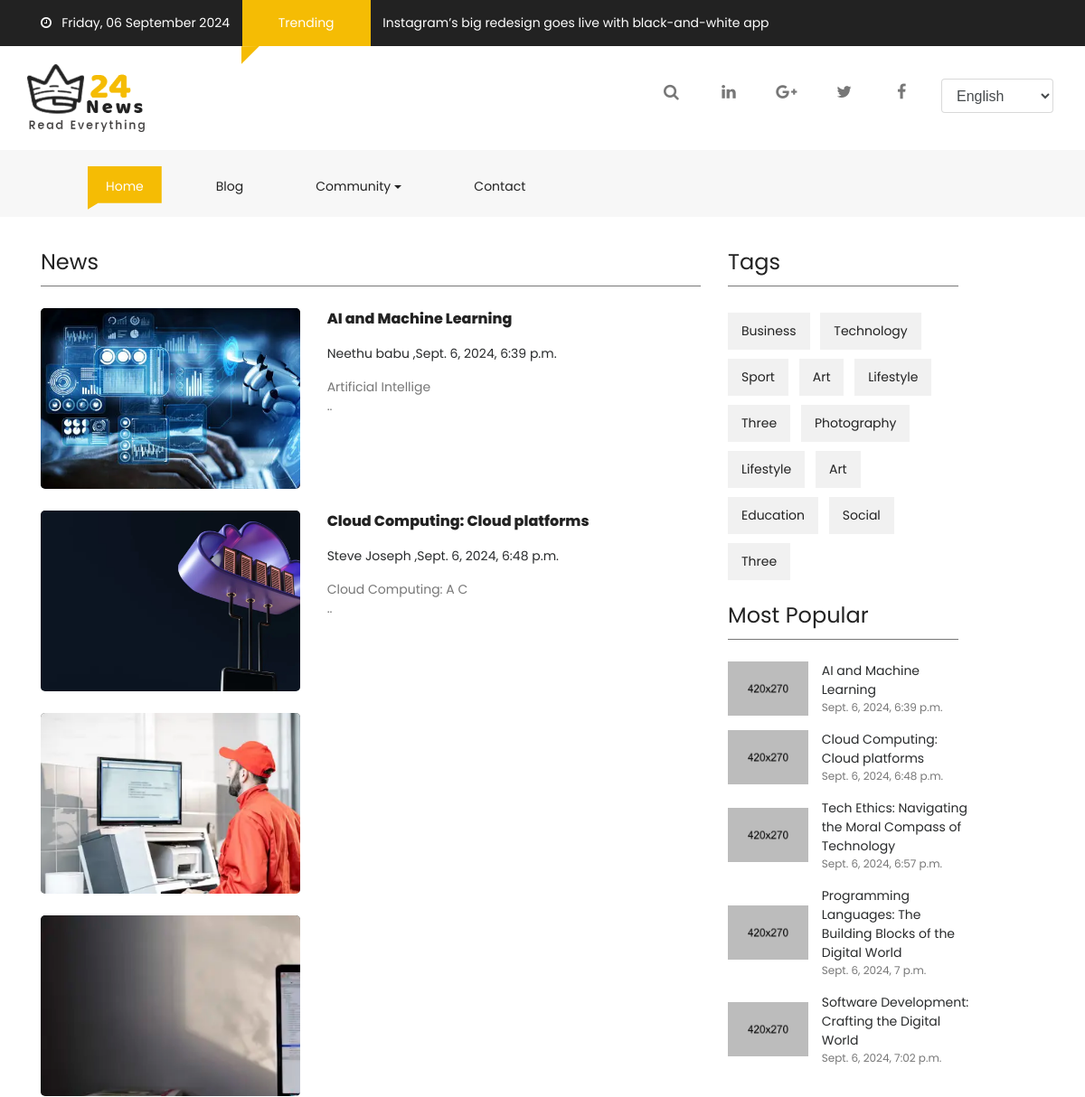
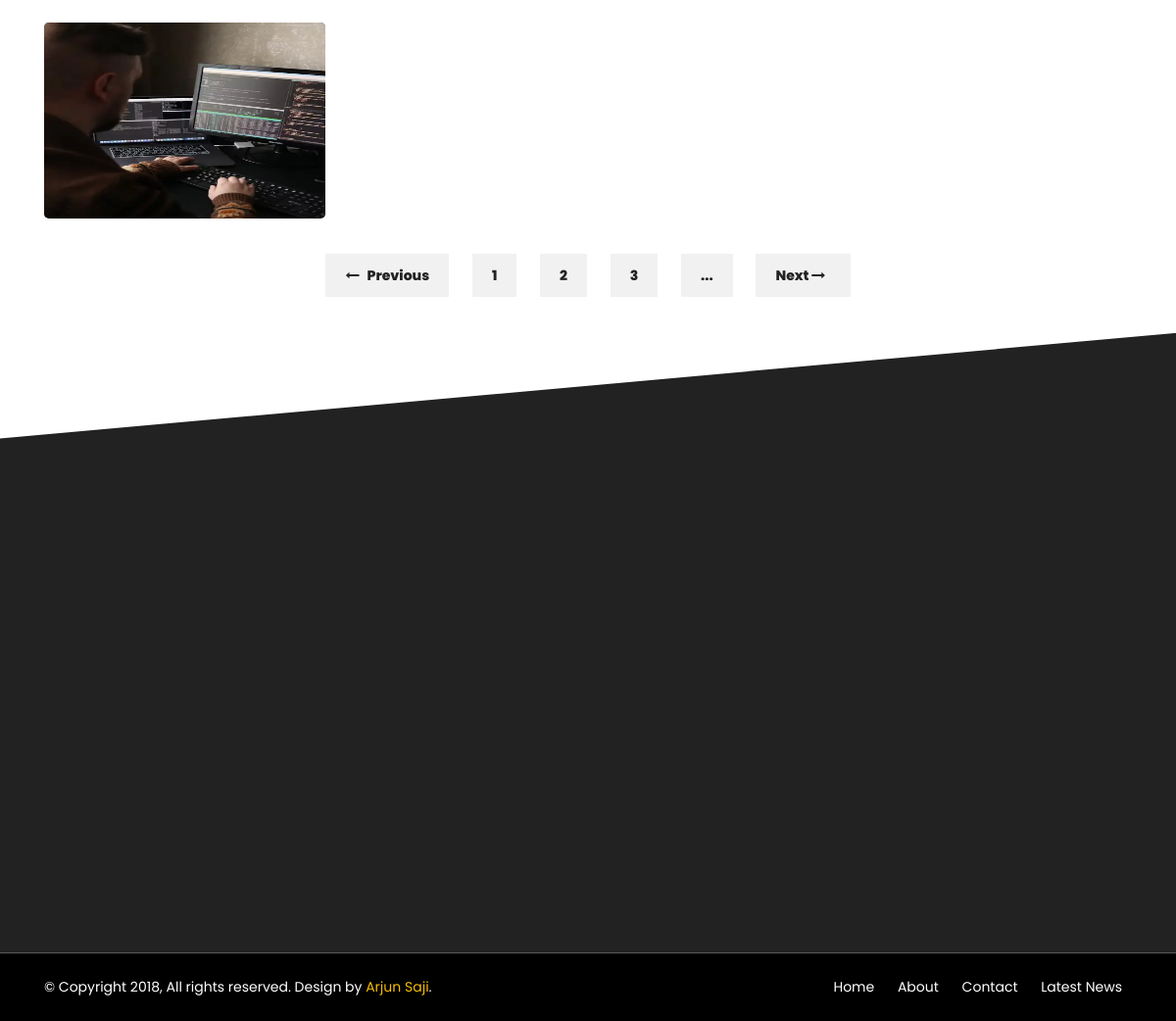
/allblogs/, run on the app's committed database (2 pictures, top to bottom).
### blogapp/models.py (models this page shows, shortened)
class Blog(models.Model):
	title=models.CharField(max_length=600)
	description=models.TextField()
	created_by=models.CharField(max_length=100)
	created_date=models.DateTimeField(default=timezone.now)
	image=models.ImageField(upload_to='images/',blank=True,null=True)

### blogapp/views.py (the view)
# urls.py: path("allblogs/",views.allblogs,name="allblogs"),
def allblogs(request):
	blogs=Blog.objects.all()
	context={"blogs":blogs}
	return render(request,"allblog.html",context)

### templates/allblog.html (shortened to what this page needs)
{% extends 'base.html' %}
{% load static %}
{% block content %}
<div class="container-fluid pb-4 pt-4 paddding">
    <div class="container paddding">
        <div class="row mx-0">
            <div class="col-md-8 animate-box" data-animate-effect="fadeInLeft">
                <div>
                    <div class="fh5co_heading fh5co_heading_border_bottom py-2 mb-4">News</div>
                </div>
                {% for i in blogs %}
                <div class="row pb-4">
                    <div class="col-md-5">
                        <div class="fh5co_hover_news_img">
                            <div class="fh5co_news_img"><img src="{{i.image.url}}" alt=""/></div>
                        </div>
                    </div>
                    <div class="col-md-7 animate-box">
                        <a href="{% url 'single' object_id=i.id %}" class="fh5co_magna py-2"> {{i.title}}</a> <a  class="fh5co_mini_time py-3"> {{i.created_by}} ,{{i.created_date}} </a>
                        <div class="fh5co_consectetur"> {{i.description|slice:":20"}}<p>..</p>
                      </div>
                    </div>
                </div>
                {% endfor %}
            </div>
            <div class="col-md-3 animate-box" data-animate-effect="fadeInRight">
                <div>
                    <div class="fh5co_heading fh5co_heading_border_bottom py-2 mb-4">Tags</div>
                </div>
                <div class="fh5co_tags_all">
                    <a href="#" class="fh5co_tagg">Business</a>
                    <a href="#" class="fh5co_tagg">Technology</a>
                    <a href="#" class="fh5co_tagg">Sport</a>
                    <a href="#" class="fh5co_tagg">Art</a>
                    <a href="#" class="fh5co_tagg">Lifestyle</a>
                    <a href="#" class="fh5co_tagg">Three</a>
                    <a href="#" class="fh5co_tagg">Photography</a>
                    <a href="#" class="fh5co_tagg">Lifestyle</a>
                    <a href="#" class="fh5co_tagg">Art</a>
                    <a href="#" class="fh5co_tagg">Education</a>
                    <a href="#" class="fh5co_tagg">Social</a>
                    <a href="#" class="fh5co_tagg">Three</a>
                </div>
                <div>
                    <div class="fh5co_heading fh5co_heading_border_bottom pt-3 py-2 mb-4">Most Popular</div>
                </div>
                {% for i in blogs %}
                <div class="row pb-3">
                    <div class="col-5 align-self-center">
                        <img src="images/download (1).jpg" alt="img" class="fh5co_most_trading"/>
                    </div>
                    <div class="col-7 paddding">
                        <div class="most_fh5co_treding_font"> {{i.title}}</div>
                        <div class="most_fh5co_treding_font_123"> {{i.created_date}}</div>
                    </div>
                </div>
                {% endfor %}
            </div>
        </div>
        <div class="row mx-0">
            <div class="col-12 text-center pb-4 pt-4">
                <a href="#" class="btn_mange_pagging"><i class="fa fa-long-arrow-left"></i>&nbsp;&nbsp; Previous</a>
                <a href="#" class="btn_pagging">1</a>
                <a href="#" class="btn_pagging">2</a>
                <a href="#" class="btn_pagging">3</a>
                <a href="#" class="btn_pagging">...</a>
                <a href="#" class="btn_mange_pagging">Next <i class="fa fa-long-arrow-right"></i>&nbsp;&nbsp; </a>
             </div>
        </div>
    </div>
</div>
{% endblock %}

### templates/base.html (shortened to what this page needs)
<!DOCTYPE html>
<html lang="en" class="no-js">
<head>
    {% load static %}
    <link href="{% static 'css/media_query.css' %}" rel="stylesheet" type="text/css"/>
    <link href="{% static 'css/bootstrap.css' %}" rel="stylesheet" type="text/css"/>
    <link href="https://maxcdn.bootstrapcdn.com/font-awesome/4.7.0/css/font-awesome.min.css" rel="stylesheet"
>
    <link href="{% static 'css/animate.css' %}" rel="stylesheet" type="text/css"/>
    <link href="{% static 'css/owl.carousel.css' %}" rel="stylesheet" type="text/css"/>
    <link href="{% static 'css/owl.theme.default.css' %}" rel="stylesheet" type="text/css"/>
    <link href="{% static 'css/style_1.css' %}" rel="stylesheet" type="text/css"/>
</head>
<body>
<div class="container-fluid fh5co_header_bg">
    <div class="container">
        <div class="row">
            <div class="col-12 fh5co_mediya_center"><a href="#" class="color_fff fh5co_mediya_setting"><i
                    class="fa fa-clock-o"></i>&nbsp;&nbsp;&nbsp;Friday, 06 September 2024</a>
                <div class="d-inline-block fh5co_trading_posotion_relative"><a href="#" class="treding_btn">Trending</a>
                    <div class="fh5co_treding_position_absolute"></div>
                </div>
                <a href="#" class="color_fff fh5co_mediya_setting">Instagram’s big redesign goes live with black-and-white app</a>
            </div>
        </div>
    </div>
</div>
<div class="container-fluid">
    <div class="container">
        <div class="row">
            <div class="col-12 col-md-3 fh5co_padding_menu">
                <img src="{% static 'images/logo.png' %}" alt="img" class="fh5co_logo_width"/>
            </div>
            <div class="col-12 col-md-9 align-self-center fh5co_mediya_right">
                <div class="text-center d-inline-block">
                    <a class="fh5co_display_table"><div class="fh5co_verticle_middle"><i class="fa fa-search"></i></div></a>
                </div>
                <div class="text-center d-inline-block">
                    <a class="fh5co_display_table"><div class="fh5co_verticle_middle"><i class="fa fa-linkedin"></i></div></a>
                </div>
                <div class="text-center d-inline-block">
                    <a class="fh5co_display_table"><div class="fh5co_verticle_middle"><i class="fa fa-google-plus"></i></div></a>
                </div>
                <div class="text-center d-inline-block">
                    <a href="https://twitter.com/fh5co" target="_blank" class="fh5co_display_table"><div class="fh5co_verticle_middle"><i class="fa fa-twitter"></i></div></a>
                </div>
                <div class="text-center d-inline-block">
                    <a href="https://fb.com/fh5co" target="_blank" class="fh5co_display_table"><div class="fh5co_verticle_middle"><i class="fa fa-facebook"></i></div></a>
                </div>
                <div class="d-inline-block text-center dd_position_relative ">
                    <select class="form-control fh5co_text_select_option">
                        <option>English </option>
                    </select>
                </div>
            </div>
        </div>
    </div>
</div>
<div class="container-fluid bg-faded fh5co_padd_mediya padding_786">
    <div class="container padding_786">
        <nav class="navbar navbar-toggleable-md navbar-light ">
            <div class="collapse navbar-collapse" id="navbarSupportedContent">
                <ul class="navbar-nav mr-auto">
                    <li class="nav-item active">
                        <a class="nav-link" href="{% url 'index' %}">Home <span class="sr-only">(current)</span></a>
                    </li>
                    <li class="nav-item ">
                        <a class="nav-link" href="{% url 'allblogs' %}">Blog <span class="sr-only">(current)</span></a>
                    </li>
                    <li class="nav-item dropdown">
                        <a class="nav-link dropdown-toggle" href="#" id="dropdownMenuButton3" data-toggle="dropdown"
                           aria-haspopup="true" aria-expanded="false">Community<span class="sr-only">(current)</span></a>
                    </li>
                    <li class="nav-item ">
                        <a class="nav-link" href="{% url 'contact' %}">Contact <span class="sr-only">(current)</span></a>
                    </li>
                </ul>
            </div>
        </nav>
    </div>
</div>
{% block content %}
{% endblock %}
<div class="container-fluid fh5co_footer_bg pb-3">
</div>
<div class="container-fluid fh5co_footer_right_reserved">
    <div class="container">
        <div class="row  ">
            <div class="col-12 col-md-6 py-4 Reserved"> © Copyright 2018, All rights reserved. Design by <a href="" title="Free HTML5 Bootstrap templates">Arjun Saji</a>. </div>
            <div class="col-12 col-md-6 spdp_right py-4">
                <a href="#" class="footer_last_part_menu">Home</a>
                <a href="#" class="footer_last_part_menu">About</a>
                <a href="{% url 'contact' %}" class="footer_last_part_menu">Contact</a>
                <a href="#" class="footer_last_part_menu">Latest News</a></div>
        </div>
    </div>
</div>
</body>
</html>

### data on the page
Blog: image (picture), title "AI and Machine Learning", created_by "Neethu babu", created_date "Sept. 6, 2024, 6:39 p.m.", description "Artificial Intellige"
Blog: image (picture), title "Cloud Computing: Cloud platforms", created_by "Steve Joseph", created_date "Sept. 6, 2024, 6:48 p.m.", description "Cloud Computing: A C"
Blog: image (picture), title "Tech Ethics: Navigating the Moral Compass of Technology", created_date "Sept. 6, 2024, 6:57 p.m."
Blog: image (picture), title "Programming Languages: The Building Blocks of the Digital World", created_date "Sept. 6, 2024, 7 p.m."
Blog: image (picture), title "Software Development: Crafting the Digital World", created_date "Sept. 6, 2024, 7:02 p.m."
